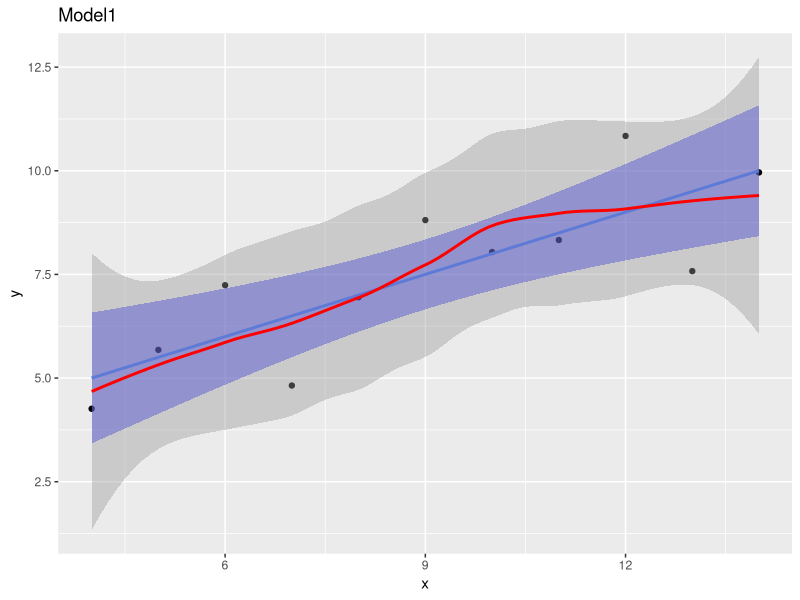
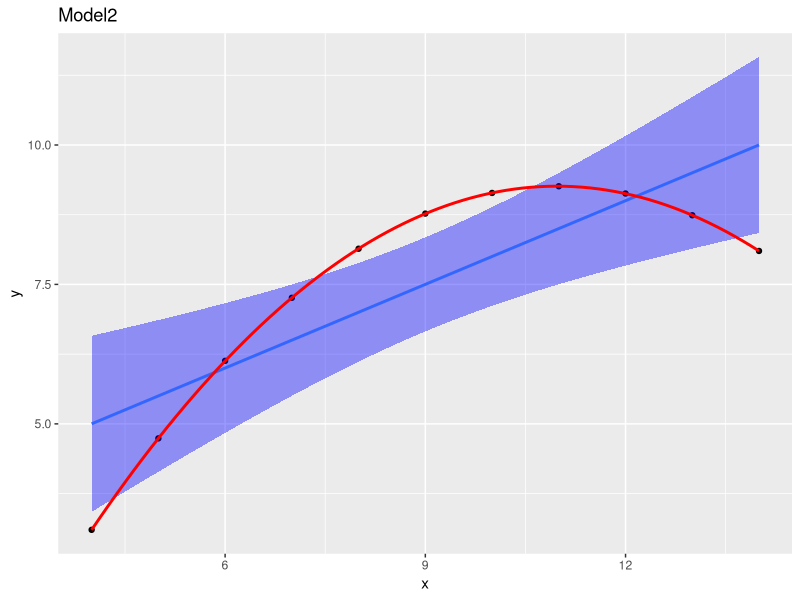
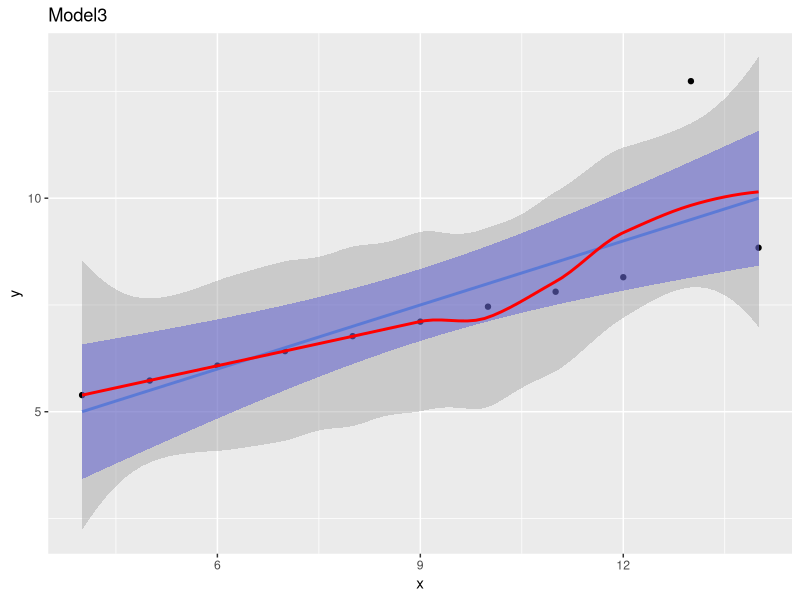
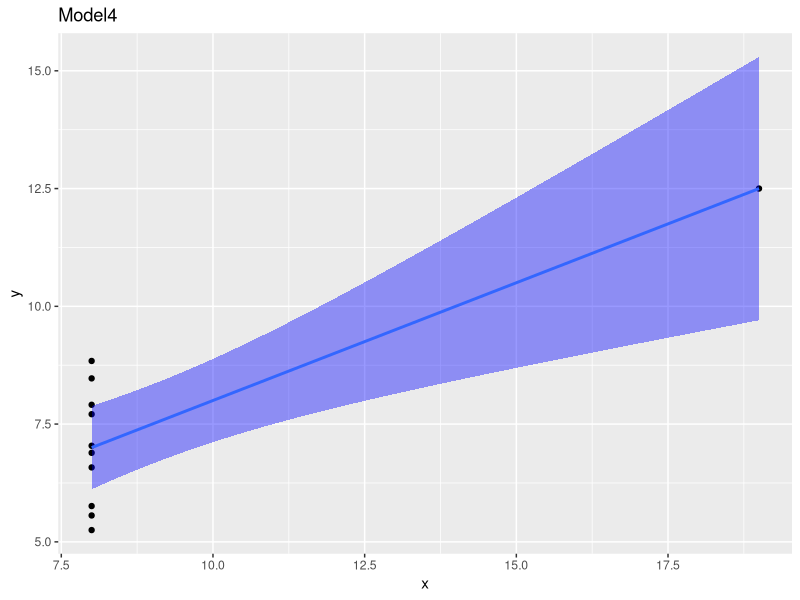

Reproduce these figures in R, in order.
## ---- chunk 1
data1 <- data.frame(x=c(10,8,13,9,11,14,6,4,12,7,5),
y=c(8.04,6.95,7.58,8.81,8.33,9.96,7.24,4.26,10.84,4.82,5.68))

data2 <- data.frame(x=c(10,8,13,9,11,14,6,4,12,7,5),
y=c(9.14,8.14,8.74,8.77,9.26,8.1,6.13,3.1,9.13,7.26,4.74))

data3 <- data.frame(x=c(10,8,13,9,11,14,6,4,12,7,5),
y=c(7.46,6.77,12.74,7.11,7.81,8.84,6.08,5.39,8.15,6.42,5.73))

data4 <- data.frame(x=c(8,8,8,8,8,8,8,19,8,8,8),
y=c(6.58,5.76,7.71,8.84,8.47,7.04,5.25,12.5,5.56,7.91,6.89))

## ---- chunk 2

data1_mean <- c(mean(data1$x), mean(data1$y))
data2_mean <- c(mean(data2$x), mean(data2$y))
data3_mean <- c(mean(data3$x), mean(data3$y))
data4_mean <- c(mean(data4$x), mean(data4$y))

round(data1_mean,2)
round(data2_mean,2)
round(data3_mean,2)
round(data4_mean,2)
## ---- chunk 3
data1_median <- c(median(data1$x), median(data1$y))
data2_median <- c(median(data2$x), median(data2$y))
data3_median <- c(median(data3$x), median(data3$y))
data4_median <- c(median(data4$x), median(data4$y))

round(data1_median,2)
round(data2_median,2)
round(data3_median,2)
round(data4_median,2)

## ---- chunk 4
data1_sd <- c(sd(data1$x), sd(data1$y))
data2_sd <- c(sd(data2$x), sd(data2$y))
data3_sd <- c(sd(data3$x), sd(data3$y))
data4_sd <- c(sd(data4$x), sd(data4$y))

round(data1_sd,2)
round(data2_sd,2)
round(data3_sd,2)
round(data4_sd,2)

## ---- chunk 5
data1_cor <- round(cor(data1$x, data1$y),2)
data2_cor <- round(cor(data2$x, data2$y),2)
data3_cor <- round(cor(data3$x, data3$y),2)
data4_cor <- round(cor(data4$x, data4$y),2)

data1_cor
data2_cor
data3_cor
data4_cor

## ---- chunk 6
data1_lr <- lm(x~y, data = data1)
data2_lr <- lm(x~y, data = data2)
data3_lr <- lm(x~y, data = data3)
data4_lr <- lm(x~y, data = data4)

data1_lr
data2_lr
data3_lr
data4_lr
## ---- chunk 7
data1_r2 <- summary.lm(data1_lr)
data2_r2 <- summary.lm(data2_lr)
data3_r2 <- summary.lm(data3_lr)
data4_r2 <- summary.lm(data4_lr)

data1_r2
data2_r2
data3_r2
data4_r2
## ---- chunk 8
library(ggplot2)

plot_data1 <- ggplot(aes(x,y), data = data1) + geom_point() + 
              geom_smooth(method='lm',formula=y~x, fill = "blue") + 
              stat_smooth(colour="red") + labs(title = "Model1")

plot_data2 <- ggplot(aes(x,y), data = data2) + geom_point() + 
              geom_smooth(method='lm',formula=y~x, fill = "blue") + 
              stat_smooth(colour="red") + labs(title = "Model2")

plot_data3 <- ggplot(aes(x,y), data = data3) + geom_point() + 
              geom_smooth(method='lm',formula=y~x, fill = "blue") + 
              stat_smooth(colour="red") + labs(title = "Model3")

plot_data4 <- ggplot(aes(x,y), data = data4) + geom_point() + 
              geom_smooth(method='lm',formula=y~x, fill = "blue") + 
              stat_smooth(colour="red") + labs(title = "Model4")

plot_data1
plot_data2
plot_data3
plot_data4

